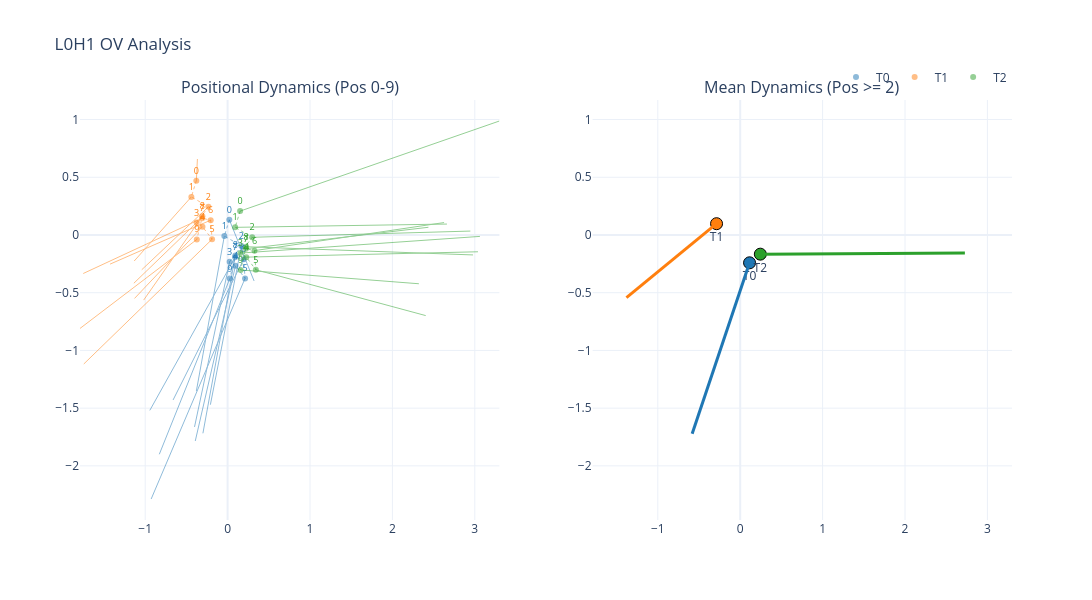

This figure's notebook cell:
### Code cell
plot_real_ov_vectors(model, process, num_seqs=10000, seq_len=10, layer_idx=0, head_idx=1,start_pos=2)

### Figure 1 — Plotly figure (JSON) as saved in the notebook; plotly's stock layout.template omitted (floating-point values rounded to 4 significant figures)
{"data": [{"hoverinfo": "skip", "line": {"color": "#1f77b4", "dash": "dot", "width": 0.5}, "mode": "lines", "showlegend": false, "type": "scatter", "x": [0.02093, -0.03947, 0.1677, 0.02484, 0.09574, 0.2118, 0.1953, 0.09127, 0.09446, 0.02701], "xaxis": "x", "y": [0.1319, -0.008809, -0.09496, -0.2318, -0.2668, -0.3762, -0.2105, -0.1939, -0.1768, -0.3778], "yaxis": "y"}, {"legendgroup": "T0", "marker": {"color": "#1f77b4", "opacity": 0.5, "size": 6, "symbol": "circle"}, "mode": "markers+text", "name": "T0", "text": ["0", "1", "2", "3", "4", "5", "6", "7", "8", "9"], "textfont": {"color": "#1f77b4", "size": 9}, "textposition": "top center", "type": "scatter", "x": [0.02093, -0.03947, 0.1677, 0.02484, 0.09574, 0.2118, 0.1953, 0.09127, 0.09446, 0.02701], "xaxis": "x", "y": [0.1319, -0.008809, -0.09496, -0.2318, -0.2668, -0.3762, -0.2105, -0.1939, -0.1768, -0.3778], "yaxis": "y"}, {"line": {"color": "#1f77b4", "width": 1}, "mode": "lines", "opacity": 0.5, "showlegend": false, "type": "scatter", "x": [0.02093, 0.3214, null, -0.03947, -0.3792, null, 0.1677, -0.2089, null, 0.02484, -0.4015, null, 0.09574, -0.3923, null, 0.2118, -0.9276, null, 0.1953, -0.6617, null, 0.09127, -0.944, null, 0.09446, -0.2996, null, 0.02701, -0.8289, null], "xaxis": "x", "y": [0.1319, -0.3983, null, -0.008809, -1.353, null, -0.09496, -1.47, null, -0.2318, -1.663, null, -0.2668, -1.785, null, -0.3762, -2.287, null, -0.2105, -1.429, null, -0.1939, -1.519, null, -0.1768, -1.718, null, -0.3778, -1.9, null], "yaxis": "y"}, {"legendgroup": "T0", "marker": {"color": "#1f77b4", "line": {"color": "black", "width": 1}, "size": 12, "symbol": "circle"}, "mode": "markers+text", "showlegend": false, "text": ["T0"], "textposition": "bottom center", "type": "scatter", "x": [0.1135], "xaxis": "x2", "y": [-0.2411], "yaxis": "y2"}, {"line": {"color": "#1f77b4", "width": 3}, "mode": "lines", "showlegend": false, "type": "scatter", "x": [0.1135, -0.5831], "xaxis": "x2", "y": [-0.2411, -1.721], "yaxis": "y2"}, {"marker": {"angleref": "previous", "color": "#1f77b4", "size": 10, "symbol": "arrow-bar-up"}, "mode": "markers", "showlegend": false, "type": "scatter", "x": [-0.5831], "xaxis": "x2", "y": [-1.721], "yaxis": "y2"}, {"hoverinfo": "skip", "line": {"color": "#ff7f0e", "dash": "dot", "width": 0.5}, "mode": "lines", "showlegend": false, "type": "scatter", "x": [-0.3795, -0.4399, -0.2328, -0.3756, -0.3047, -0.1887, -0.2051, -0.3092, -0.306, -0.3735], "xaxis": "x", "y": [0.4707, 0.3301, 0.2439, 0.107, 0.07205, -0.03732, 0.1284, 0.145, 0.1621, -0.03898], "yaxis": "y"}, {"legendgroup": "T1", "marker": {"color": "#ff7f0e", "opacity": 0.5, "size": 6, "symbol": "circle"}, "mode": "markers+text", "name": "T1", "text": ["0", "1", "2", "3", "4", "5", "6", "7", "8", "9"], "textfont": {"color": "#ff7f0e", "size": 9}, "textposition": "top center", "type": "scatter", "x": [-0.3795, -0.4399, -0.2328, -0.3756, -0.3047, -0.1887, -0.2051, -0.3092, -0.306, -0.3735], "xaxis": "x", "y": [0.4707, 0.3301, 0.2439, 0.107, 0.07205, -0.03732, 0.1284, 0.145, 0.1621, -0.03898], "yaxis": "y"}, {"line": {"color": "#ff7f0e", "width": 1}, "mode": "lines", "opacity": 0.5, "showlegend": false, "type": "scatter", "x": [-0.3795, -0.3662, null, -0.4399, -1.133, null, -0.2328, -1.042, null, -0.3756, -1.138, null, -0.3047, -1.13, null, -0.1887, -1.745, null, -0.2051, -1.426, null, -0.3092, -1.752, null, -0.306, -1.019, null, -0.3735, -1.791, null], "xaxis": "x", "y": [0.4707, 0.6582, null, 0.3301, -0.2257, null, 0.2439, -0.3014, null, 0.107, -0.4181, null, 0.07205, -0.5497, null, -0.03732, -1.118, null, 0.1284, -0.2523, null, 0.145, -0.3337, null, 0.1621, -0.564, null, -0.03898, -0.8096, null], "yaxis": "y"}, {"legendgroup": "T1", "marker": {"color": "#ff7f0e", "line": {"color": "black", "width": 1}, "size": 12, "symbol": "circle"}, "mode": "markers+text", "showlegend": false, "text": ["T1"], "textposition": "bottom center", "type": "scatter", "x": [-0.2869], "xaxis": "x2", "y": [0.09777], "yaxis": "y2"}, {"line": {"color": "#ff7f0e", "width": 3}, "mode": "lines", "showlegend": false, "type": "scatter", "x": [-0.2869, -1.38], "xaxis": "x2", "y": [0.09777, -0.5433], "yaxis": "y2"}, {"marker": {"angleref": "previous", "color": "#ff7f0e", "size": 10, "symbol": "arrow-bar-up"}, "mode": "markers", "showlegend": false, "type": "scatter", "x": [-1.38], "xaxis": "x2", "y": [-0.5433], "yaxis": "y2"}, {"hoverinfo": "skip", "line": {"color": "#2ca02c", "dash": "dot", "width": 0.5}, "mode": "lines", "showlegend": false, "type": "scatter", "x": [0.1517, 0.09134, 0.2985, 0.1557, 0.2265, 0.3426, 0.3262, 0.2221, 0.2253, 0.1578], "xaxis": "x", "y": [0.2068, 0.06611, -0.02005, -0.1569, -0.1919, -0.3013, -0.1356, -0.119, -0.1018, -0.3029], "yaxis": "y"}, {"legendgroup": "T2", "marker": {"color": "#2ca02c", "opacity": 0.5, "size": 6, "symbol": "circle"}, "mode": "markers+text", "name": "T2", "text": ["0", "1", "2", "3", "4", "5", "6", "7", "8", "9"], "textfont": {"color": "#2ca02c", "size": 9}, "textposition": "top center", "type": "scatter", "x": [0.1517, 0.09134, 0.2985, 0.1557, 0.2265, 0.3426, 0.3262, 0.2221, 0.2253, 0.1578], "xaxis": "x", "y": [0.2068, 0.06611, -0.02005, -0.1569, -0.1919, -0.3013, -0.1356, -0.119, -0.1018, -0.3029], "yaxis": "y"}, {"line": {"color": "#2ca02c", "width": 1}, "mode": "lines", "opacity": 0.5, "showlegend": false, "type": "scatter", "x": [0.1517, 3.299, null, 0.09134, 2.662, null, 0.2985, 2.946, null, 0.1557, 3.062, null, 0.2265, 3.039, null, 0.3426, 2.404, null, 0.3262, 2.627, null, 0.2221, 2.437, null, 0.2253, 2.979, null, 0.1578, 2.321, null], "xaxis": "x", "y": [0.2068, 0.9873, null, 0.06611, 0.09469, null, -0.02005, 0.03383, null, -0.1569, -0.01236, null, -0.1919, -0.1455, null, -0.3013, -0.6982, null, -0.1356, 0.1074, null, -0.119, 0.06664, null, -0.1018, -0.1729, null, -0.3029, -0.4225, null], "yaxis": "y"}, {"legendgroup": "T2", "marker": {"color": "#2ca02c", "line": {"color": "black", "width": 1}, "size": 12, "symbol": "circle"}, "mode": "markers+text", "showlegend": false, "text": ["T2"], "textposition": "bottom center", "type": "scatter", "x": [0.2443], "xaxis": "x2", "y": [-0.1662], "yaxis": "y2"}, {"line": {"color": "#2ca02c", "width": 3}, "mode": "lines", "showlegend": false, "type": "scatter", "x": [0.2443, 2.727], "xaxis": "x2", "y": [-0.1662, -0.1555], "yaxis": "y2"}, {"marker": {"angleref": "previous", "color": "#2ca02c", "size": 10, "symbol": "arrow-bar-up"}, "mode": "markers", "showlegend": false, "type": "scatter", "x": [2.727], "xaxis": "x2", "y": [-0.1555], "yaxis": "y2"}], "layout": {"annotations": [{"font": {"size": 16}, "showarrow": false, "text": "Positional Dynamics (Pos 0-9)", "x": 0.225, "xanchor": "center", "xref": "paper", "y": 1, "yanchor": "bottom", "yref": "paper"}, {"font": {"size": 16}, "showarrow": false, "text": "Mean Dynamics (Pos >= 2)", "x": 0.775, "xanchor": "center", "xref": "paper", "y": 1, "yanchor": "bottom", "yref": "paper"}], "height": 600, "legend": {"orientation": "h", "x": 1, "xanchor": "right", "y": 1.02, "yanchor": "bottom"}, "title": {"text": "L0H1 OV Analysis"}, "width": 1100, "xaxis": {"anchor": "y", "domain": [0, 0.45], "matches": "x"}, "xaxis2": {"anchor": "y2", "domain": [0.55, 1], "matches": "x"}, "yaxis": {"anchor": "x", "domain": [0, 1], "matches": "y"}, "yaxis2": {"anchor": "x2", "domain": [0, 1], "matches": "y"}}}
